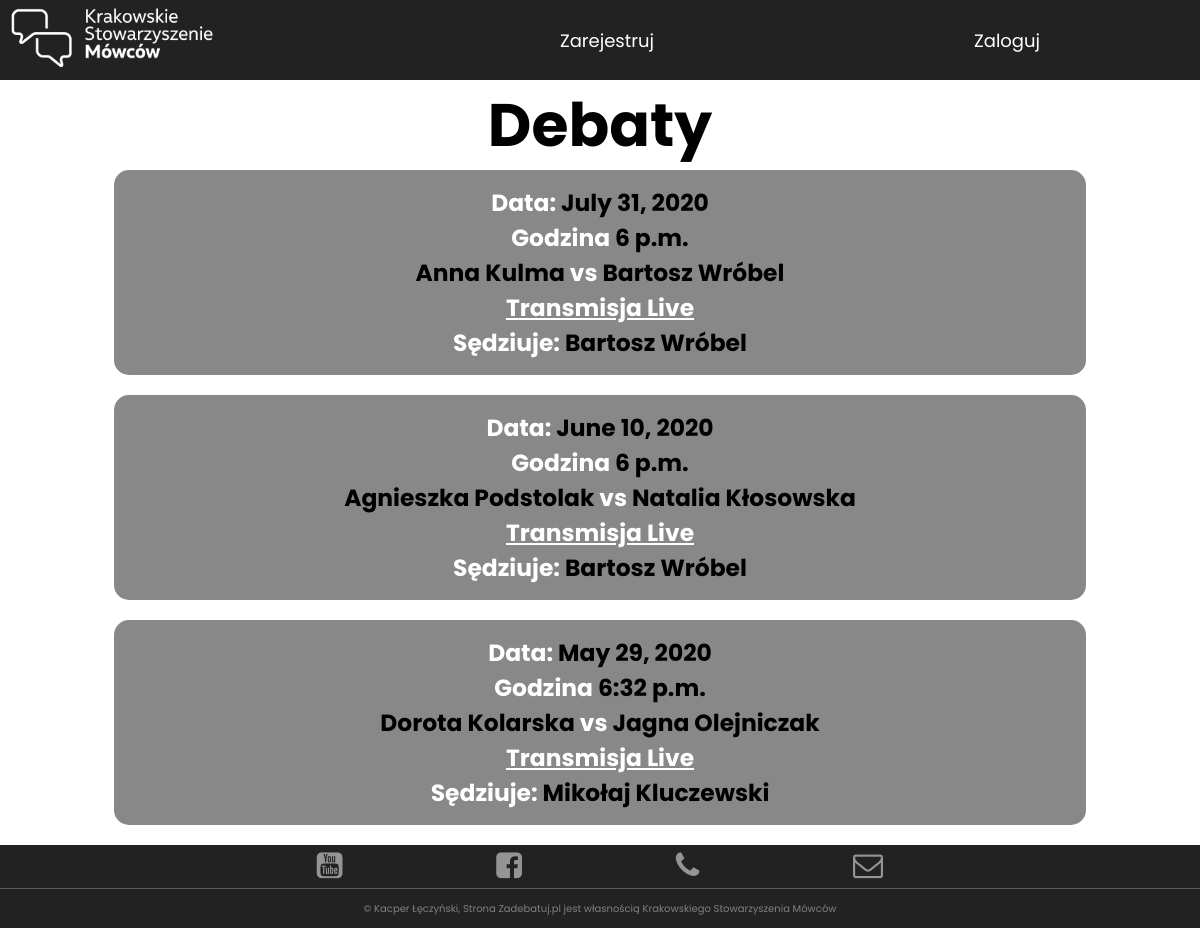
The app's page /live/, older data.
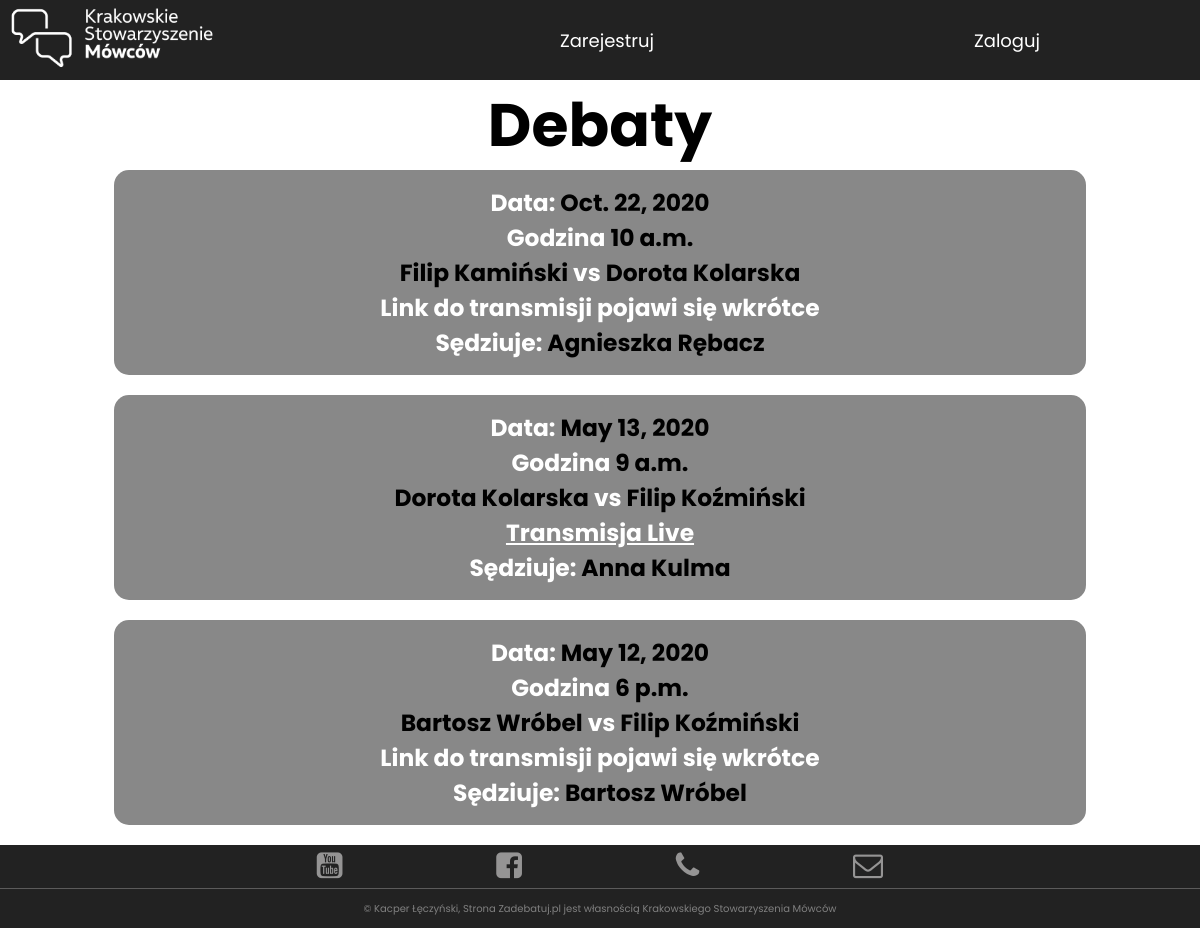
The same page, newer data.
### ksm_app/models.py (models this page shows, shortened)
class DebatantsBattle(models.Model):
    user1 = models.ForeignKey(Debatants, related_name="user1", on_delete=models.SET_NULL, null=True)
    user2 = models.ForeignKey(Debatants, related_name="user2", on_delete=models.SET_NULL, null=True)
    judge = models.ForeignKey(Judges, on_delete=models.SET_NULL, null=True)
    data = models.DateField(max_length=256, null=True)
    godzina = models.TimeField(max_length=256, null=True)
    transmisja = models.URLField(blank=True)
    class Meta:
        ordering = ['-data']

class Debatants(models.Model):
    user = models.OneToOneField(User, on_delete=models.CASCADE, null=True)
    imię = models.CharField(max_length=256)
    nazwisko = models.CharField(max_length=256)
    email = models.EmailField(max_length=256, null=True)
    miasto = models.CharField(max_length=256)
    szkoła = models.CharField(max_length=256)
    organizacja = models.CharField(max_length=256)
    facebook = models.URLField(max_length=256, null=True)
    opis = models.TextField(max_length=1000, null=True)
    terminy = models.TextField(max_length=1000, null=True)
    accept = models.BooleanField(default=False)
    accept2 = models.BooleanField(default=False)
    class Meta:
        ordering = ['imię']
    def __str__(self):
        return (self.imię + ' ' + self.nazwisko)

class Judges(models.Model):
    user = models.OneToOneField(User, on_delete=models.CASCADE, null=True)
    imię = models.CharField(max_length=256)
    nazwisko = models.CharField(max_length=256)
    email = models.EmailField(max_length=256, null=True)
    miasto = models.CharField(max_length=256)
    szkoła = models.CharField(max_length=256)
    organizacja = models.CharField(max_length=256)
    dyspozycyjnosc = models.TextField(max_length=1000)
    opis = models.TextField(max_length=2000)
    facebook = models.URLField(max_length=256, null=True)
    accept = models.BooleanField(default=False)
    accept2 = models.BooleanField(default=False)
    class Meta:
        ordering = ['imię']
    def __str__(self):
        return self.imię + ' ' + self.nazwisko

### ksm_app/views.py (the view)
# urls.py: path('live/', views.ShowBattle, name='live'),
def ShowBattle(request):
    battles = DebatantsBattle.objects.all()
    return render(request, 'ksm_app2/live.html', {'battles': battles})

### ksm_app/templatetags/has_group.py (called while the page is built)
@register.filter
def has_group(user, group_name = 'judges'):
    group = Group.objects.get(name = group_name)
    return True if group in user.groups.all() else False

### templates/ksm_app2/live.html (shortened to what this page needs)
{% load static %}
{% load has_group %}
<!doctype html>
<html lang="en">
<head>
    <link rel="stylesheet" href="{% static '/css/style.css' %}">
    <link rel="stylesheet" href="{% static '/css/rwd.css' %}">
    <link rel="stylesheet" href="{% static '/css2/live.css' %}">
    <link rel="stylesheet" href="https://cdnjs.cloudflare.com/ajax/libs/font-awesome/4.7.0/css/font-awesome.min.css">
</head>
<body>
<header class="main-container">
    <div class="logo">
        <a href="{% url 'ksm_app:base' %}"><img src="{% static '/img2/KSM_logo_poziom_biel-kopia.png' %}" alt=""></a>
    </div>
    <nav>
        <ul class="nav-links">
            {% if user.is_authenticated %}
                <li class="nav-link"><a href="{% url 'ksm_app:debatants_list' %}">Lista debatantów</a></li>
                <li class="nav-link"><a href="{% url 'ksm_app:judges_list' %}">Sędziowie</a></li>
                {% if request.user|has_group:"judges" %}
                    <li class="nav-link"><a href="{% url 'ksm_app:clock' %}">Zegar</a></li>
                {% endif %}
                {% if request.user|has_group:'judges' %}
                    <li class="nav-link-user"><a href="{% url 'ksm_app:judges_profile' %}"> {{ user.username }}</a></li>
                {% else %}
                    <li class="nav-link-user"><a href="{% url 'ksm_app:debatants_profile' %}"> {{ user.username }}</a>
                    </li>
                {% endif %}
            {% else %}
                <li class="nav-link"><a href="{% url 'ksm_app:choose' %}">Zarejestruj</a></li>
                <li class="nav-link"><a href="{% url 'ksm_app:user_login' %}">Zaloguj</a></li>
            {% endif %}
        </ul>
    </nav>
</header>
<main class="live-section">
    <h1>Debaty</h1>
    {% for battle in battles %}
        <div class="live-form">
            <h3>Data: <span>{{ battle.data }}</span></h3>
            <h3>Godzina <span> {{ battle.godzina }}</span></h3>
            <h3><span>{{ battle.user1 }}</span> vs <span>{{ battle.user2 }}</span></h3>
            {% if battle.transmisja %}
                <h3><a href="{{ battle.transmisja }}">Transmisja Live</a></h3>
            {% else %}
                <h3>Link do transmisji pojawi się wkrótce</h3>
            {% endif %}
            <h3>Sędziuje: <span>{{ battle.judge }}</span></h3>
        </div>
    {% endfor %}
</main>
<footer class="main-footer">
    <div class="footer-content">
        <ul class="links">
            <li class="link">
                <a href="https://www.youtube.com/channel/UCd2KIvR-DMDGMT_ce2gJzAw" target="_blank">
                    <i class="fa fa-youtube-square fa-2x"></i>
                </a>
            </li>
            <li class="link">
                <a href="https://www.facebook.com/ksmowcow/" target="_blank">
                    <i class="fa fa-facebook-square fa-2x"></i>
                </a>
            </li>
            <li class="link">
                <a href="{% url 'ksm_app:phone' %}">
                    <i class="fa fa-phone"></i>
                </a>
            </li>
            <li class="link">
                <a href="mailto:ksmowcow@gmail.com">
                    <i class="fa fa-envelope-o"></i>
                </a>
            </li>
        </ul>
    </div>
    <div class="copyright">
        <p>&copy; Kacper Łęczyński, Strona Zadebatuj.pl jest
            własnością Krakowskiego Stowarzyszenia Mówców</p>
    </div>
</footer>
</body>
</html>

### static/css/style.css (style rules this page uses)
* { padding: 0; margin: 0; box-sizing: border-box; }
body { font-family: 'Poppins', sans-serif; background-image: url("/static/img2/seventh.jpg"); background-position: center center; background-repeat: no-repeat; background-attachment: fixed; background-size: cover; }
header { position: fixed; display: flex; width: 100%; align-items: center; z-index: 1; height: 10vh; }
.logo, .nav-links { display: flex; }
.logo img { padding-left: 5%; height: 8vh; max-width: 400px; }
nav { flex: 2; }
.logo { flex: 3; }
.logo img { cursor: pointer; }
.nav-links { justify-content: space-around; list-style: none; }
.nav-link a { text-decoration: none; color: #ffffff; }
.nav-link { position: relative; }
.main-footer { bottom: 5%; width: 100%; background-color: #222222; }
.links { width: 60%; margin: auto; display: flex; justify-content: space-around; list-style: none; color: #e0dede; }
.link { padding: 0.7%; }
.footer-content .links .link i { cursor: pointer; color: #959494; font-size: 30px !important; }
.copyright { height: 5vh; border-top: 1px solid #5c5b5b; background-color: #222222; bottom: 0; display: flex; align-items: center; }
.copyright p { flex: 1; text-align: center; color: grey; font-size: 10px; }

### static/css/rwd.css (style rules this page uses)
@media screen and (max-width: 1200px) { .logo img { height: 8vh; max-width: 500px; } }
@media screen and (max-width: 1200px) { .nav-link a, .nav-link-user { font-size: 18px; } }
@media screen and (max-width: 1200px) { .logo { flex: 1; } }
@media screen and (max-width: 1200px) { .link i { font-size: 25px !important; } }

### static/css2/live.css (style rules this page uses)
body { background: none; }
header { background-color: #222222; }
.live-section { padding-top: 10vh; height: auto; min-height: 90vh; width: 90%; margin: auto; display: flex; justify-content: space-between; align-items: center; flex-direction: column; }
.live-section h1 { flex: 1; font-size: 60px; }
.live-section .live-form { padding: 15px; text-align: center; display: flex; flex-direction: column; align-items: center; justify-content: space-around; flex:3; background-color: #888888; color: white; width: 90%; margin-bottom: 20px; border-radius: 15px; align-self: center; font-size: 20px; animation: show 2s forwards; }
.live-section .live-form span { color: black; }
.live-section .live-form a { color: #ffffff; }

Row changes from the older to the newer data that the page shows:
removed DebatantsBattle: data "July 31, 2020", godzina "6 p.m.", user1 "Anna Kulma", user2 "Bartosz Wróbel", judge "Bartosz Wróbel"
removed DebatantsBattle: data "June 10, 2020", godzina "6 p.m.", user1 "Agnieszka Podstolak", user2 "Natalia Kłosowska", judge "Bartosz Wróbel"
removed DebatantsBattle: data "May 29, 2020", godzina "6:32 p.m.", user1 "Dorota Kolarska", user2 "Jagna Olejniczak", judge "Mikołaj Kluczewski"
added DebatantsBattle: data "Oct. 22, 2020", godzina "10 a.m.", user1 "Filip Kamiński", user2 "Dorota Kolarska", transmisja "Link do transmisji pojawi się wkrótce", judge "Agnieszka Rębacz"
added DebatantsBattle: data "May 13, 2020", godzina "9 a.m.", user1 "Dorota Kolarska", user2 "Filip Koźmiński", judge "Anna Kulma"
added DebatantsBattle: data "May 12, 2020", godzina "6 p.m.", user1 "Bartosz Wróbel", user2 "Filip Koźmiński", transmisja "Link do transmisji pojawi się wkrótce", judge "Bartosz Wróbel"
